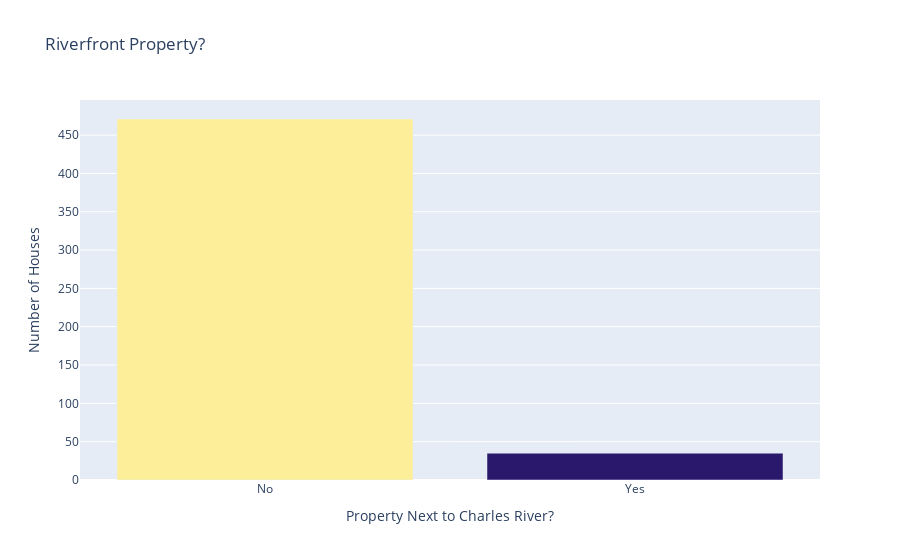

Notebook source saved alongside this figure:
### Markdown cell above
#### Next to the River? ⛵️

**Challenge**

Create a bar chart with plotly for CHAS to show many more homes are away from the river versus next to it.

### Code cell
riverfront = clean_data['CHAS'].value_counts()

bargraph = px.bar(x=['No', 'Yes'],
                 y=riverfront.values,
                 color=riverfront.values,
                 color_continuous_scale=px.colors.sequential.haline,
                 title='Riverfront Property?')

bargraph.update_layout(xaxis_title='Property Next to Charles River?',
                 yaxis_title='Number of Houses',
                 coloraxis_showscale=False)
bargraph.show()
#35 houses on the river

### Figure 1 — Plotly figure (JSON) as saved in the notebook; plotly's stock layout.template omitted (floating-point values rounded to 4 significant figures)
{"data": [{"alignmentgroup": "True", "hovertemplate": "x=%{x}<br>y=%{y}<br>color=%{marker.color}<extra></extra>", "legendgroup": "", "marker": {"color": [471, 35], "coloraxis": "coloraxis", "pattern": {"shape": ""}}, "name": "", "offsetgroup": "", "orientation": "v", "showlegend": false, "textposition": "auto", "type": "bar", "x": ["No", "Yes"], "xaxis": "x", "y": [471, 35], "yaxis": "y"}], "layout": {"barmode": "relative", "coloraxis": {"colorbar": {"title": {"text": "color"}}, "colorscale": [[0, "rgb(41, 24, 107)"], [0.09091, "rgb(42, 35, 160)"], [0.1818, "rgb(15, 71, 153)"], [0.2727, "rgb(18, 95, 142)"], [0.3636, "rgb(38, 116, 137)"], [0.4545, "rgb(53, 136, 136)"], [0.5455, "rgb(65, 157, 133)"], [0.6364, "rgb(81, 178, 124)"], [0.7273, "rgb(111, 198, 107)"], [0.8182, "rgb(160, 214, 91)"], [0.9091, "rgb(212, 225, 112)"], [1, "rgb(253, 238, 153)"]], "showscale": false}, "legend": {"tracegroupgap": 0}, "title": {"text": "Riverfront Property?"}, "xaxis": {"anchor": "y", "domain": [0, 1], "title": {"text": "Property Next to Charles River?"}}, "yaxis": {"anchor": "x", "domain": [0, 1], "title": {"text": "Number of Houses"}}}}
